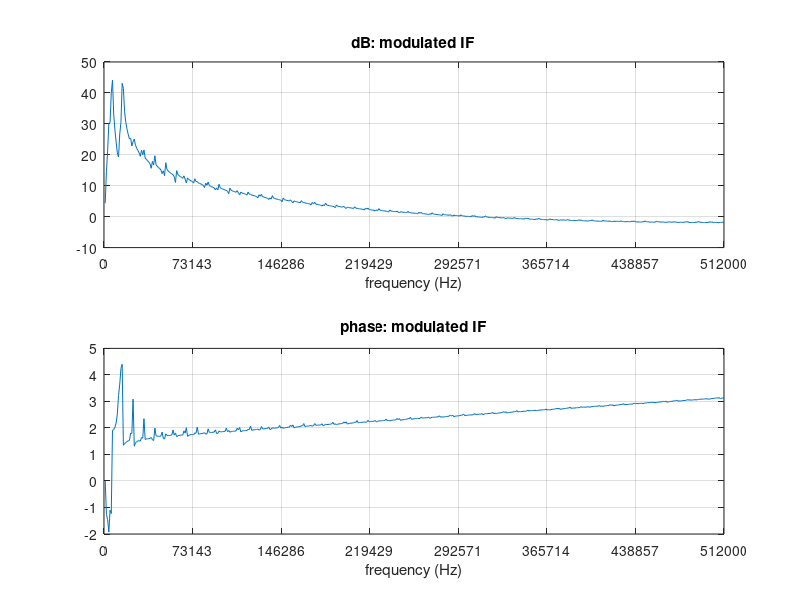
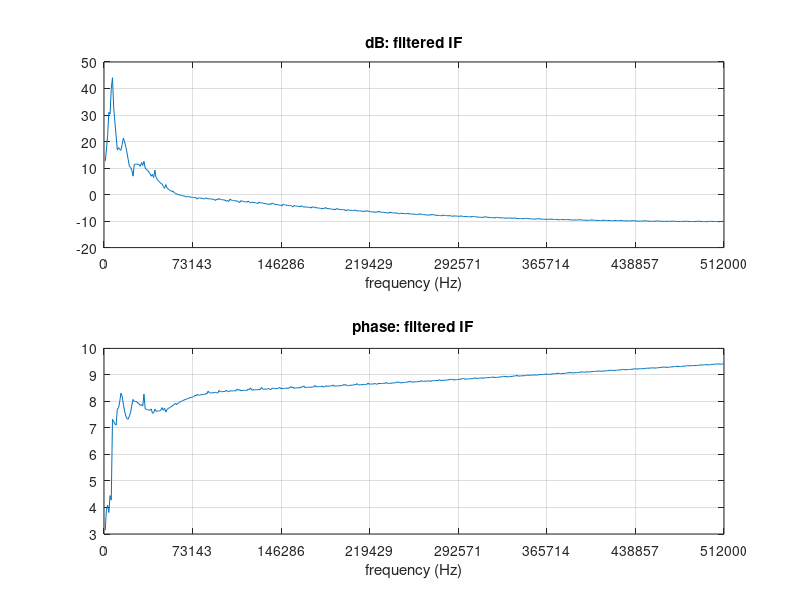
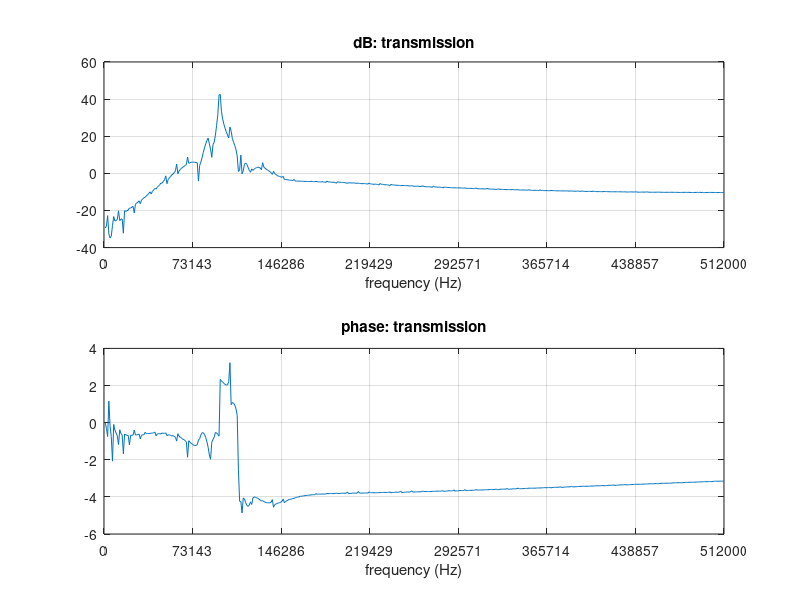

Source code (MATLAB) for these figures, in order:
% SSB modulation investigation
% Cat VW, October `23

clc; clear; close all;
pkg load signal;

%% misc. utilities

function nyq_x_axis(nyq, fs, nticks)
	points = linspace(0, 1, nticks);
	ticks = points.*nyq;
	xlim(ticks([1 end]));
	xticks(ticks);
	xticklabels(round(points.*fs/2));
	xlabel('frequency (Hz)');
end

function plot_fft(s, name, fs)
	nticks = 8;
	S = fft(s);
	nyq = round(length(S)/2);
	S_half = S(1:nyq);

	figure;
	subplot(2, 1, 1);
	plot(20*log10(abs(S_half)));
	grid on;
	title(['dB: ' name]);
	nyq_x_axis(nyq, fs, nticks);

	subplot(2, 1, 2);
	plot(unwrap(angle(S_half)));
	grid on;
	title(['phase: ' name]);
	nyq_x_axis(nyq, fs, nticks);
end

%% parameters
N = 2^10; % samples
time = 1e-3; % second
f_env = 4.4e3;
f_env_min = 200; % minimum frequency we care about in the envelope
f_if = 10e3;
f_rf = 100e3;
x = linspace(0, time, N)';

%% dependent parameters
fs = N/time;
[fn_env_min, fn_if] = num2cell(2*time/N*[f_env_min, f_if]){:};

%% functions
cos_sin = @(x) [cos(2*pi*x) sin(2*pi*x)];
triangle = @(x) sawtooth(2*pi*x, .5);

%% IF filter
Wp = fn_if - fn_env_min;
Ws = fn_if + fn_env_min;
Rp = 1; % dB ripple
Rs = 12; % dB rejection
[order, Wc_s, Wc_p] = cheb2ord(Wp, Ws, Rp, Rs);
[b, a] = cheby2(order, Rs, Wc_s);

%% the actual transmission
envelope = triangle(f_env*x);
if_carrier = cos_sin(f_if*x); % signal & its approx. Hilbert transform
rf_carrier = cos_sin(f_rf*x); % I & Q; needed for Hilbert SSB

mod_if = envelope.*if_carrier;
filt_if = filter(b, a, mod_if, [], 1);
mod_rf = filt_if.*rf_carrier;

transmission = sum(mod_rf, 2);

%plot_fft(rf_carrier, 'RF carrier', fs);
plot_fft(mod_if(:, 1), 'modulated IF', fs);
plot_fft(filt_if(:, 1), 'filtered IF', fs);
%plot_fft(mod_rf(:, 1), 'modulated RF', fs);
plot_fft(transmission, 'transmission', fs);
